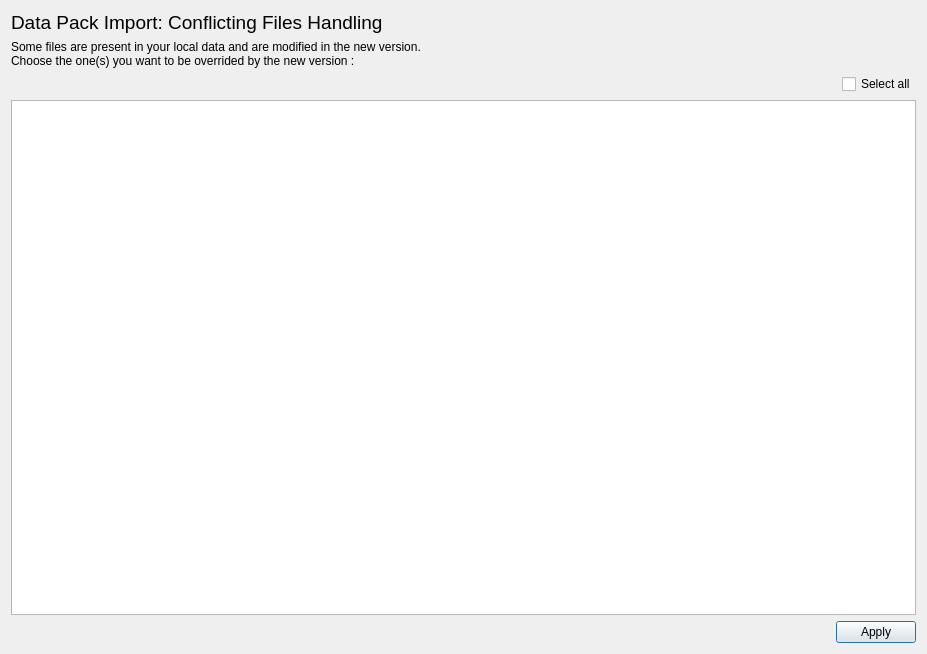
<?xml version="1.0" encoding="UTF-8"?>
<ui version="4.0">
 <class>Euclid::PhzQtUI::DialogConflictingFilesHandling</class>
 <widget class="QDialog" name="Euclid::PhzQtUI::DialogConflictingFilesHandling">
  <property name="geometry">
   <rect>
    <x>0</x>
    <y>0</y>
    <width>927</width>
    <height>654</height>
   </rect>
  </property>
  <property name="windowTitle">
   <string>Conflicting Files Handling</string>
  </property>
  <layout class="QVBoxLayout" name="verticalLayout">
   <item>
    <widget class="QLabel" name="label_2">
     <property name="font">
      <font>
       <pointsize>14</pointsize>
      </font>
     </property>
     <property name="text">
      <string>Data Pack Import: Conflicting Files Handling</string>
     </property>
    </widget>
   </item>
   <item>
    <widget class="QLabel" name="label">
     <property name="text">
      <string>Some files are present in your local data and are modified in the new version. 
Choose the one(s) you want to be overrided by the new version : </string>
     </property>
    </widget>
   </item>
   <item>
    <layout class="QHBoxLayout" name="horizontalLayout_2">
     <item>
      <spacer name="horizontalSpacer_2">
       <property name="orientation">
        <enum>Qt::Horizontal</enum>
       </property>
       <property name="sizeHint" stdset="0">
        <size>
         <width>40</width>
         <height>20</height>
        </size>
       </property>
      </spacer>
     </item>
     <item>
      <widget class="QCheckBox" name="cb_all">
       <property name="text">
        <string>Select all</string>
       </property>
       <property name="tristate">
        <bool>true</bool>
       </property>
      </widget>
     </item>
    </layout>
   </item>
   <item>
    <widget class="QListWidget" name="lw"/>
   </item>
   <item>
    <layout class="QHBoxLayout" name="horizontalLayout">
     <item>
      <spacer name="horizontalSpacer">
       <property name="orientation">
        <enum>Qt::Horizontal</enum>
       </property>
       <property name="sizeHint" stdset="0">
        <size>
         <width>40</width>
         <height>20</height>
        </size>
       </property>
      </spacer>
     </item>
     <item>
      <widget class="QPushButton" name="btn_apply">
       <property name="text">
        <string>Apply</string>
       </property>
      </widget>
     </item>
    </layout>
   </item>
  </layout>
 </widget>
 <resources/>
 <connections/>
</ui>
